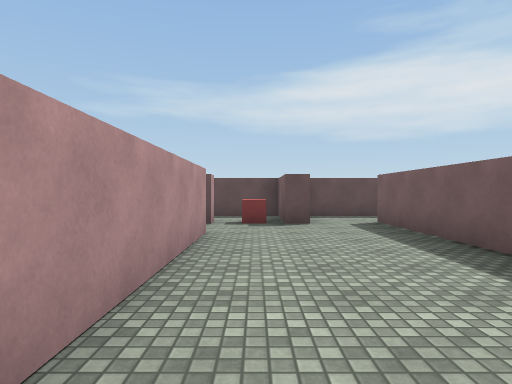
View 1 (above)

19 first-person views from a walk through a Unity game level. The camera is 1.3 m above the floor, looks level and sees 75° across. The floor is counted in squares, 2 m on a side. Each view is taken from the middle of a square. On the plan, view 1 faces up. The plan holds only what a view shows up to about 10 squares ahead; the rest is blank. Surface patterns are stand-ins for the level's own textures.

View 2
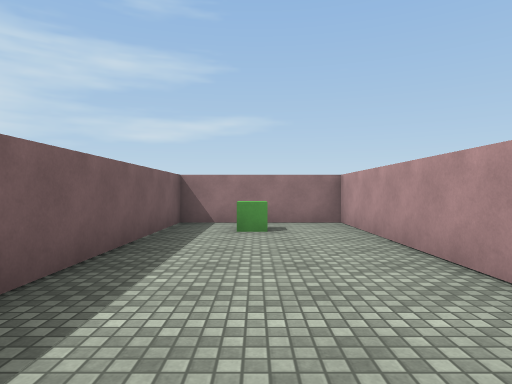

View 3
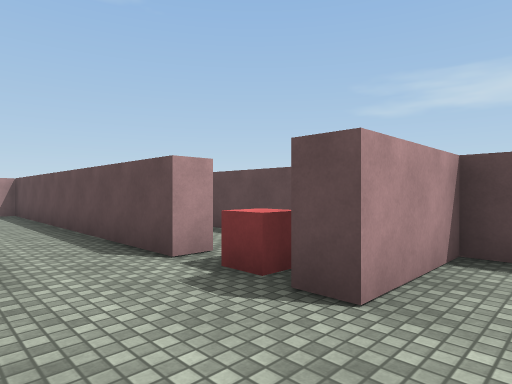

View 4
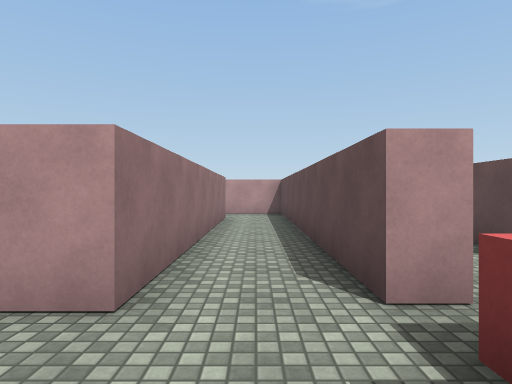

View 5
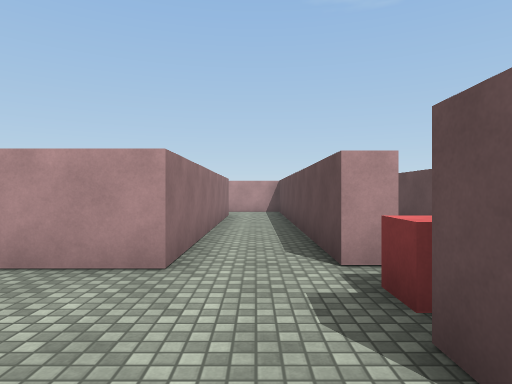

View 6
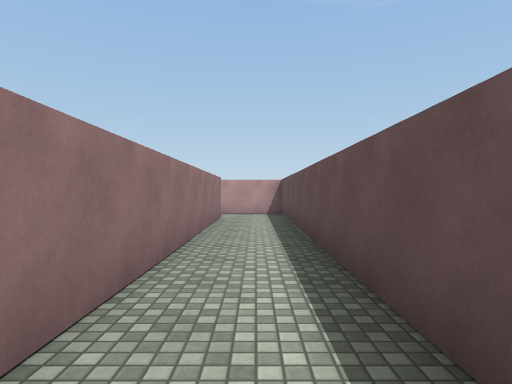

View 7
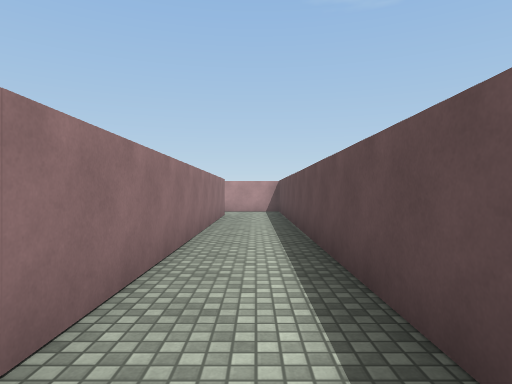

View 8
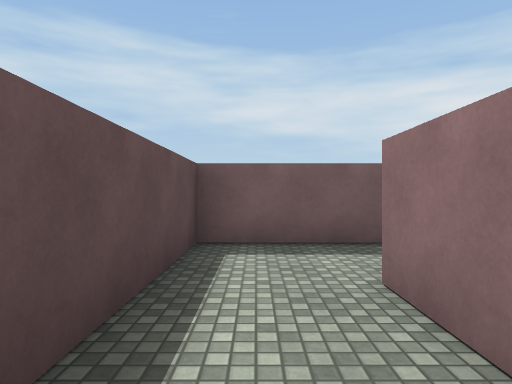

View 9
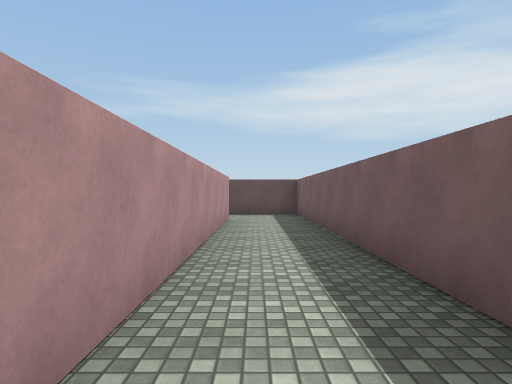

View 10
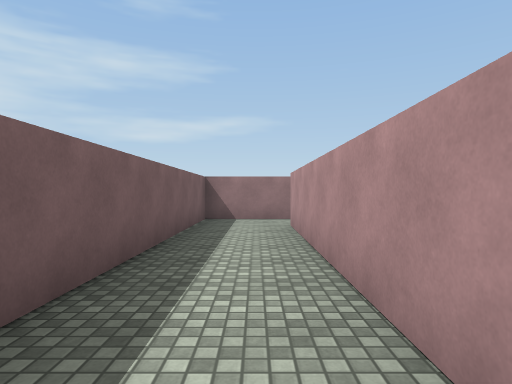

View 11
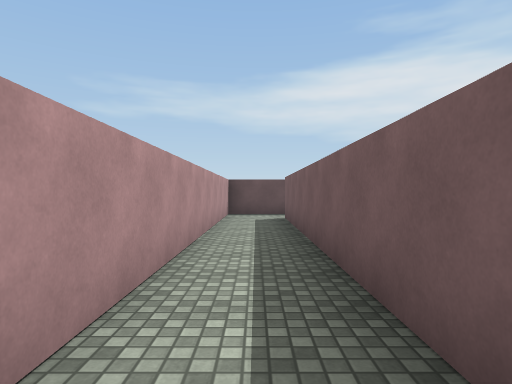

View 12
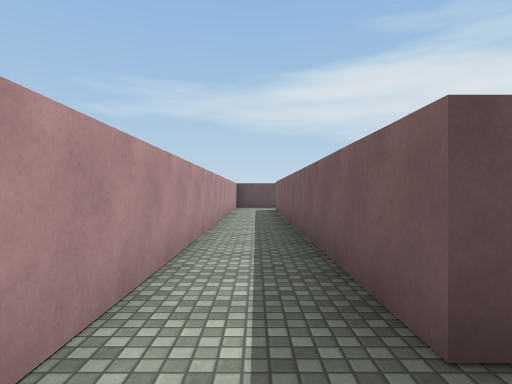

View 13
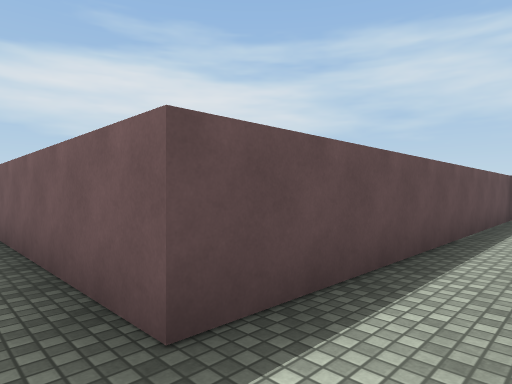

View 14
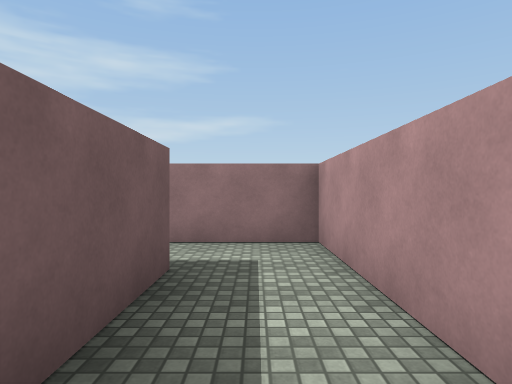

View 15
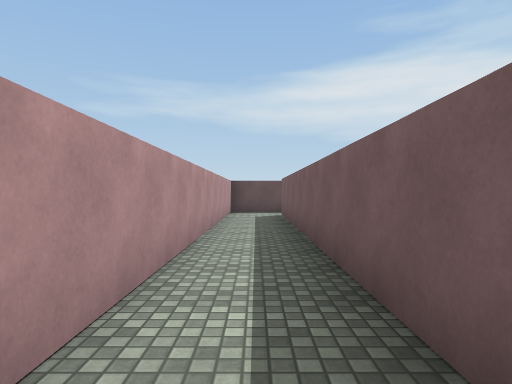

View 16
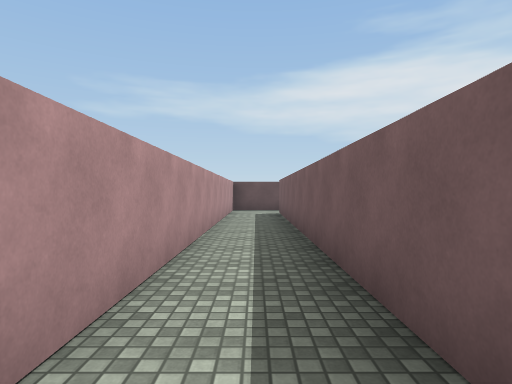

View 17
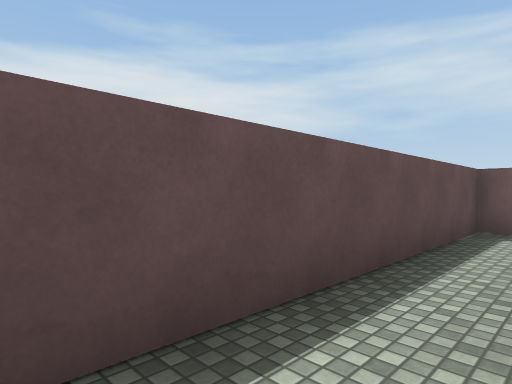

View 18
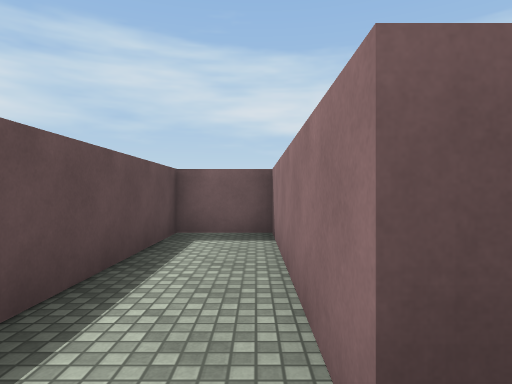

View 19
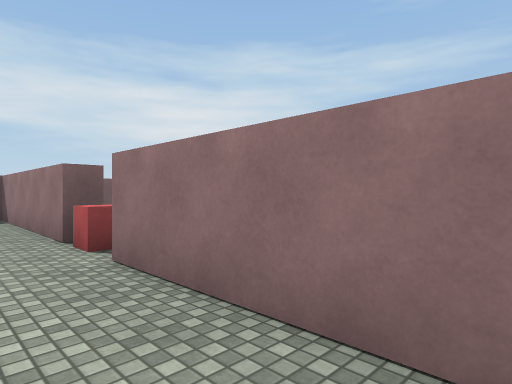

### Floor plan
Ten units are one square. View 1 is at (0, 0); x grows to the right and y downward. Boxes are objects, and circles mark ways between rooms. Rooms are numbered by the first view taken in them; rooms with no view inside come last. Other rooms are left out.
<svg viewBox="-93 -92 230 177">
<path fill="none" stroke="#000" d="M-8 -52 -8 20 26 20 26 -71M11 -67 6 -67M26 -71 113 -71M132 -75 132 -87 11 -87 11 -67M113 -71 113 4M111 20 132 20 132 -75M-33 73 12 73 12 58 -73 58 -73 -52M-88 -55 -88 73 -48 73M-73 -52 -8 -52M-8 -67 -88 -67 -88 -55"/>
<rect x="5" y="5" width="10" height="10" fill="#bbb"><title>green cube</title></rect>
<circle cx="20" cy="-70" r="3" fill="#2a7"/>
<circle cx="-10" cy="-60" r="3" fill="#2a7"/>
<circle cx="120" cy="-70" r="3" fill="#2a7"/>
<circle cx="-80" cy="-50" r="3" fill="#2a7"/>
<text x="10" y="-30">1</text>
<text x="70" y="-80">2</text>
<text x="120" y="-30">3</text>
<text x="-80" y="30">4</text>
<text x="-50" y="-60">5</text>
</svg>
Room 1 opens to room 2. Room 1 opens to room 5. Room 2 opens to room 3. Room 4 opens to room 5.

Where each view was taken, in squares from view 1:
view 1: 0 up, 0 right, facing up
view 2: 5 up, 1 right, facing down
view 3: 5 up, 2 right, facing up-left
view 4: 6 up, 1 right, facing left
view 5: 6 up, 2 right, facing left
view 6: 8 up, 11 right, facing left
view 7: 8 up, 12 right, facing left
view 8: 8 up, 9 right, facing right
view 9: 1 down, 12 right, facing up
view 10: 6 up, 12 right, facing down
view 11: 3 down, 8 left, facing up
view 12: 7 down, 8 left, facing up
view 13: 7 down, 8 left, facing up-right
view 14: 3 down, 8 left, facing down
view 15: 4 down, 8 left, facing up
view 16: 5 down, 8 left, facing up
view 17: 7 down, 5 left, facing up-right
view 18: 7 down, 4 left, facing right
view 19: 6 down, 8 left, facing down-right
